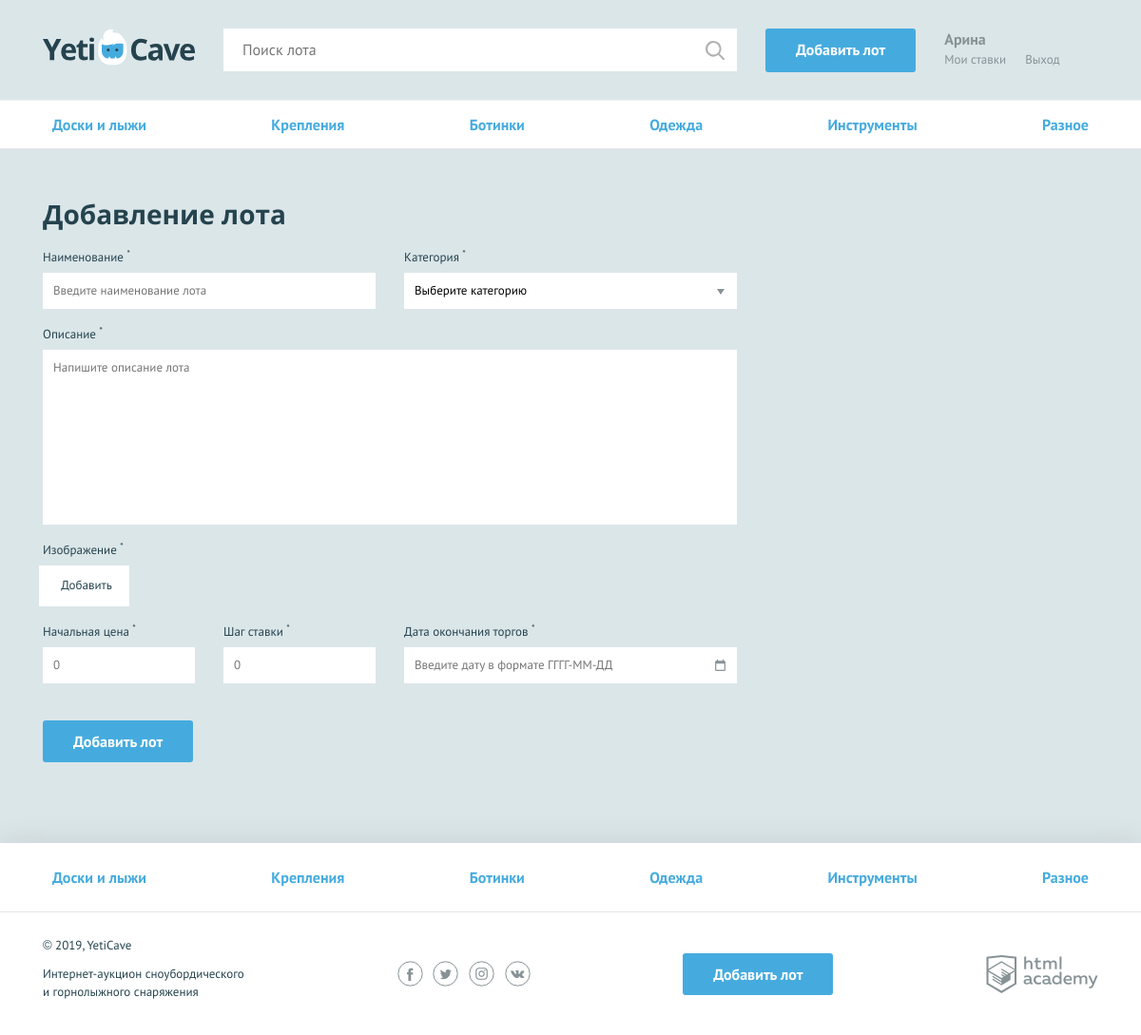
/add.php (signed in), run on the app's committed database.
### tables this page shows
CREATE TABLE category(
    id INT NOT NULL AUTO_INCREMENT,
    title VARCHAR(40) UNIQUE NOT NULL,
    symbol_code VARCHAR(10) UNIQUE NOT NULL,
    PRIMARY KEY(id)
);

### helpers.php (called while the page is built, shortened)
<?php
function db_get_prepare_stmt($link, $sql, $data = []) {
    $stmt = mysqli_prepare($link, $sql);
    return $stmt;
}
function include_template($name, array $data = []) {
    $name = 'templates/' . $name;
    extract($data);
    require $name;
    $result = ob_get_clean();
    return $result;
}

### functions.php (called while the page is built, shortened)
<?php
require_once('helpers.php');
function category_list($link)
{
    $sql = 'SELECT id, title, symbol_code FROM category';
    return db_fetch_all_data($link, $sql);
}
function esc($str)
{
    return htmlspecialchars($str, ENT_QUOTES);
}
function db_fetch_all_data($link, $sql, $data = [])
{
    $stmt = db_get_prepare_stmt($link, $sql, $data);
    mysqli_stmt_execute($stmt);
    $res = mysqli_stmt_get_result($stmt);
    return ($res) ? mysqli_fetch_all($res, MYSQLI_ASSOC) : die('Ошибка соединения с БД');
}

### templates/add_lot.php (the view, shortened to what this page needs)
<?= $nav_menu; ?>
<form class="form form--add-lot container <?= isset($errors) ? "form--invalid" : ""; ?>" action="../add.php"
      method="post" enctype="multipart/form-data">
    <h2>Добавление лота</h2>
    <div class="form__container-two">
        <div class="form__item <?= isset($errors['lot-name']) ? "form__item--invalid" : ""; ?>">
            <label for="lot-name">Наименование <sup>*</sup></label>
            <input id="lot-name" type="text" name="lot-name" placeholder="Введите наименование лота"
                   value=<?= $_POST['lot-name'] ?? '' ?>>
        </div>
        <div class="form__item <?= isset($errors['category']) ? "form__item--invalid" : ""; ?>">
            <label for="category">Категория <sup>*</sup></label>
            <select id="category" name="category">
                <option>Выберите категорию</option>
            </select>
        </div>
    </div>
    <div class="form__item form__item--wide <?= isset($errors['message']) ? "form__item--invalid" : ""; ?>">
        <label for="message">Описание <sup>*</sup></label>
        <textarea id="message" name="message"
                  placeholder="Напишите описание лота"><?= $_POST['message'] ?? '' ?></textarea>
    </div>
    <div class="form__item form__item--file <?= isset($errors['jpg_img']) ? "form__item--invalid" : ""; ?>">
        <label>Изображение <sup>*</sup></label>
        <div class="form__input-file">
            <label for="lot-img">
                Добавить
            </label>
        </div>
    </div>
    <div class="form__container-three">
        <div class="form__item form__item--small <?= isset($errors['lot-rate']) ? "form__item--invalid" : ""; ?>">
            <label for="lot-rate">Начальная цена <sup>*</sup></label>
            <input id="lot-rate" type="text" name="lot-rate" placeholder="0" value=<?= $_POST['lot-rate'] ?? '' ?>>
        </div>
        <div class="form__item form__item--small <?= isset($errors['lot-step']) ? "form__item--invalid" : ""; ?>">
            <label for="lot-step">Шаг ставки <sup>*</sup></label>
            <input id="lot-step" type="text" name="lot-step" placeholder="0" value=<?= $_POST['lot-step'] ?? '' ?>>
        </div>
        <div class="form__item <?= isset($errors['lot-date']) ? "form__item--invalid" : ""; ?>">
            <label for="lot-date">Дата окончания торгов <sup>*</sup></label>
            <input class="form__input-date" id="lot-date" type="text" name="lot-date"
                   placeholder="Введите дату в формате ГГГГ-ММ-ДД" value=<?= $_POST['lot-date'] ?? '' ?>>
        </div>
    </div>
    <button type="submit" class="button">Добавить лот</button>
</form>

### templates/nav_menu.php
<main>
    <nav class="nav">
        <ul class="nav__list container">
            <?php foreach ($categories as $value): ?>
                <li class="nav__item">
                    <a href="index.php?id=<?= esc($value['id']); ?>"><?= esc($value['title']); ?></a>
                </li>
            <?php endforeach; ?>
        </ul>
    </nav>

### templates/layout.php (shortened to what this page needs)
<!DOCTYPE html>
<html lang="ru">
<head>
    <link href="../css/normalize.min.css" rel="stylesheet">
    <link href="../css/style.css" rel="stylesheet">
    <link href="../css/flatpickr.min.css" rel="stylesheet">
</head>
<body>
<div class="page-wrapper">
    <header class="main-header">
        <div class="main-header__container container">
            <a class="main-header__logo">
                <img src="../img/logo.svg" width="160" height="39" alt="Логотип компании YetiCave">
            </a>
            <form class="main-header__search" method="get" action="search.php" autocomplete="off">
                <input type="search" name="search" placeholder="Поиск лота" value="<?= $_GET['search'] ?? '' ?>">
                <input class="main-header__search-btn" type="submit" name="find" value="Найти">
            </form>
            <a class="main-header__add-lot button" href="add.php">Добавить лот</a>
            <nav class="user-menu">
                <?php if (isset($_SESSION['user'])): ?>
                    <div class="user-menu__logged">
                        <p><?= $user_name; ?></p>
                        <a class="user-menu__bets" href="rates.php">Мои ставки</a>
                        <a class="user-menu__logout" href="logout.php">Выход</a>
                    </div>
                <?php endif; ?>
            </nav>
        </div>
    </header>
    <?= $content; ?>
</div>
<footer class="main-footer">
    <nav class="nav">
        <ul class="nav__list container">
            <?php foreach ($categories as $value): ?>
                <li class="nav__item">
                    <a href="index.php?id=<?= esc($value['id']); ?>"><?= esc($value['title']); ?></a>
                </li>
            <?php endforeach; ?>
        </ul>
    </nav>
    <div class="main-footer__bottom container">
        <div class="main-footer__copyright">
            <p>© 2019, YetiCave</p>
            <p>Интернет-аукцион сноубордического и горнолыжного снаряжения</p>
        </div>
        <div class="main-footer__social social">
            <a class="social__link social__link--facebook" href="#">
            </a>
            <a class="social__link social__link--twitter" href="#">
            </a>
            <a class="social__link social__link--instagram" href="#">
            </a>
            <a class="social__link social__link--vkontakte" href="#">
            </a>
        </div>
        <a class="main-footer__add-lot button" href="add-lot.html">Добавить лот</a>
        <div class="main-footer__developed-by">
            <a class="logo-academy" href="https://htmlacademy.ru/intensive/php">
            </a>
        </div>
    </div>
</footer>
</body>
</html>

### data on the page
category: title "Доски и лыжи"
category: title "Крепления"
category: title "Ботинки"
category: title "Одежда"
category: title "Инструменты"
category: title "Разное"

### other printed values
$user_name "Арина"
